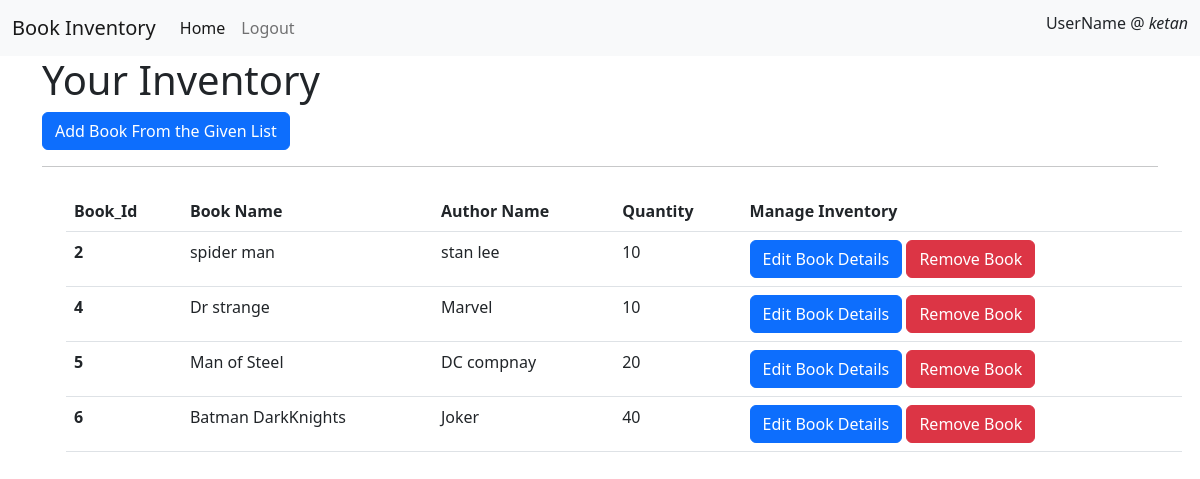
Page /Store_Manage/1/ (signed in) on the earlier database version.
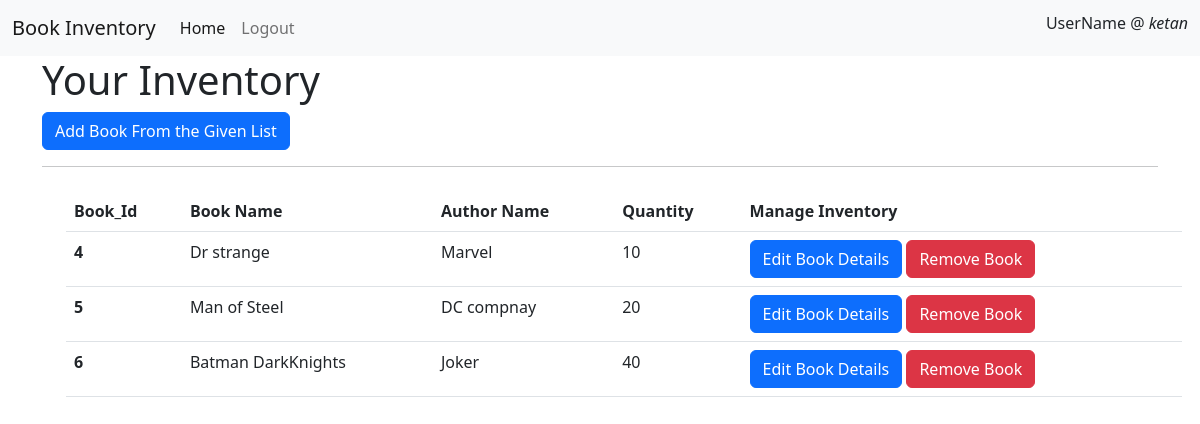
Same page on the later database version.
### store/models.py (models this page shows)
class Books(models.Model):
    book_name = models.CharField(max_length=100, null=True)
    quantity = models.PositiveIntegerField(null=True)
    author_name = models.CharField(max_length=100, null=True)
    book_image = models.ImageField(default='default.jpg',upload_to='Book_Images')
    def __str__(self):
        return f'{self.book_name}'

### store/views.py (the view)
# urls.py: path('Store_Manage/<int:pk>/',views.Store_Manage, name='Store_Manage'),
@login_required(login_url='user_login')
def Store_Manage(request,pk):
    store = Store.objects.filter(id=pk)
    Filterbook = []
    for i in store:
        Filterbook.append(i.book_name.all())
    SelectBooks=[]
    for j in range(0,len(Filterbook[0])):
        SelectBooks.append(Books.objects.filter(book_name=Filterbook[0][j]))
    context={
        'books':SelectBooks,
        'store_id':pk
    }
    return render(request, 'dashboard/store_inventory.html',context)

### templates/dashboard/store_inventory.html
{% extends 'base.html' %} {%block title%} Home page {% endblock %}
{% block content %}
<div class="container">
    <h1>Your Inventory  </h1>
    <td><a  href="{% url 'Add_Book_To_store' store_id %}"  class="btn btn-primary" type="button">Add Book From the Given List </a></td>
    <hr>
    <table class="table m-4">
        <thead>
          <tr>
            <th scope="col"> Book_Id </th>
            <th scope="col"> Book Name </th>
            <th scope="col"> Author Name </th>
            <th scope="col">Quantity</th>
            <th scope="col">Manage Inventory </th>
          </tr>
        </thead>
        <tbody>
          {% for book in books %}
          <tr>
            <th scope="row">{{book.0.id}}</th>
            <td>{{book.0.book_name}}</td>
            <td>{{book.0.author_name}}</td>
            <td>{{book.0.quantity}}</td>
            <td><a  href="{% url 'Edit_Book' book.0.id %}"  class="btn btn-primary" type="button">Edit Book Details </a>
            <a  href="{% url 'Remove_book' book.0.id %}"  class="btn btn-danger" type="button">Remove Book  </a></td>
        </tr>
        {%endfor %}
        </tbody>
      </table>
    </div>
{% endblock %}

### templates/base.html (shortened to what this page needs)
<!doctype html>
<html lang="en">
  <head>
    <link href="https://cdn.jsdelivr.net/npm/bootstrap@5.2.0/dist/css/bootstrap.min.css" rel="stylesheet">
  </head>
  <body>
    <nav class="navbar navbar-expand-lg bg-light">
        <div class="container-fluid">
          <a class="navbar-brand" >Book Inventory </a>
          <div class="collapse navbar-collapse" id="navbarNavAltMarkup">
            <div class="navbar-nav">
              <a class="nav-link active" aria-current="page" href="/">Home</a>
              {% if user.is_authenticated %}
              <a class="nav-link" href="{% url 'user_logout' %}">Logout</a>
              {% else %}
              <a class="nav-link" href="{% url 'user_register' %}" >Register</a>
              <a class="nav-link" href="{% url 'user_login' %}">Login</a>
              {% endif %}
            </div>
          </div>
          {% if user.is_authenticated %}
          <h6>UserName @ <i>
            {{user.username}}
          </i></h6>
          {% endif %}
        </div>
      </nav>
      {% block content %}
        {% endblock %}
  </body>
</html>

Differences in the rows shown:
removed Books: id "2", book_name "spider man", author_name "stan lee", quantity "10"
Other differences:
list line gone: "Edit Book Details Remove Book"
